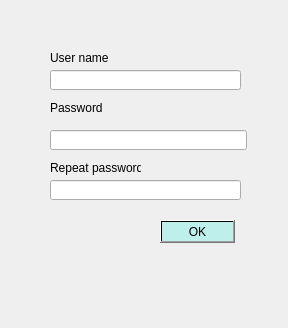
<?xml version="1.0" encoding="UTF-8"?>
<ui version="4.0">
 <class>Registration</class>
 <widget class="QDialog" name="Registration">
  <property name="geometry">
   <rect>
    <x>0</x>
    <y>0</y>
    <width>288</width>
    <height>328</height>
   </rect>
  </property>
  <property name="windowTitle">
   <string>Dialog</string>
  </property>
  <widget class="QLineEdit" name="nameEdit">
   <property name="geometry">
    <rect>
     <x>50</x>
     <y>70</y>
     <width>191</width>
     <height>20</height>
    </rect>
   </property>
  </widget>
  <widget class="QLabel" name="label">
   <property name="geometry">
    <rect>
     <x>50</x>
     <y>50</y>
     <width>61</width>
     <height>16</height>
    </rect>
   </property>
   <property name="text">
    <string>User name</string>
   </property>
  </widget>
  <widget class="QLabel" name="label_2">
   <property name="geometry">
    <rect>
     <x>50</x>
     <y>100</y>
     <width>61</width>
     <height>16</height>
    </rect>
   </property>
   <property name="text">
    <string>Password</string>
   </property>
  </widget>
  <widget class="QLineEdit" name="passwdEdit">
   <property name="enabled">
    <bool>true</bool>
   </property>
   <property name="geometry">
    <rect>
     <x>50</x>
     <y>130</y>
     <width>197</width>
     <height>20</height>
    </rect>
   </property>
   <property name="focusPolicy">
    <enum>Qt::StrongFocus</enum>
   </property>
   <property name="inputMethodHints">
    <set>Qt::ImhHiddenText|Qt::ImhNoAutoUppercase|Qt::ImhNoPredictiveText|Qt::ImhSensitiveData</set>
   </property>
   <property name="echoMode">
    <enum>QLineEdit::Password</enum>
   </property>
   <property name="cursorMoveStyle">
    <enum>Qt::VisualMoveStyle</enum>
   </property>
  </widget>
  <widget class="QLineEdit" name="reppassEdit">
   <property name="geometry">
    <rect>
     <x>50</x>
     <y>180</y>
     <width>191</width>
     <height>20</height>
    </rect>
   </property>
   <property name="inputMethodHints">
    <set>Qt::ImhHiddenText|Qt::ImhNoAutoUppercase|Qt::ImhNoPredictiveText|Qt::ImhSensitiveData</set>
   </property>
   <property name="echoMode">
    <enum>QLineEdit::Password</enum>
   </property>
  </widget>
  <widget class="QLabel" name="label_3">
   <property name="geometry">
    <rect>
     <x>50</x>
     <y>160</y>
     <width>91</width>
     <height>16</height>
    </rect>
   </property>
   <property name="text">
    <string>Repeat password</string>
   </property>
  </widget>
  <widget class="QPushButton" name="okButton">
   <property name="geometry">
    <rect>
     <x>160</x>
     <y>220</y>
     <width>75</width>
     <height>23</height>
    </rect>
   </property>
   <property name="styleSheet">
    <string notr="true">background-color: qlineargradient(spread:pad, x1:0, y1:0, x2:0, y2:0, stop:0 rgba(190, 239, 235, 255));</string>
   </property>
   <property name="text">
    <string>OK</string>
   </property>
  </widget>
 </widget>
 <resources/>
 <connections/>
</ui>
